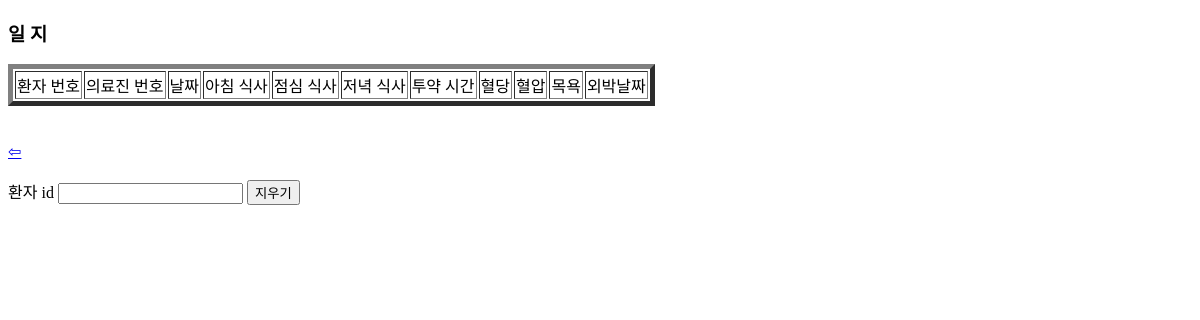
The app's page /view, older data.
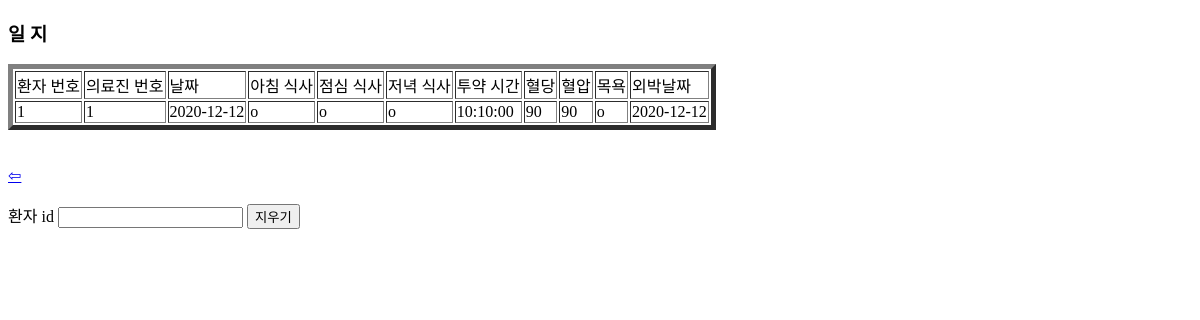
The same page, newer data.
### tables this page shows
CREATE TABLE care (
    p_id NUMBER(8),
    m_id INTEGER,
    dates DATE,
    breakfast CHAR(1),
    lunch CHAR(1),
    dinner CHAR(1),
    medicine TIME,
    blood_sugar VARCHAR(5),
    blood_pressure VARCHAR(5),
    bath char(1),
    overnight VARCHAR(12),
    FOREIGN KEY(p_id) REFERENCES patient(id),
    FOREIGN KEY(m_id) REFERENCES Medical_staff(id)
);

### hello.py (the view)
@app.route('/view')
def view():
        db = sqlite3.connect("hospital.db")
        db.row_factory = sqlite3.Row
        items = db.execute('select * from care'
        ).fetchall()
        return render_template("view.html",rows=items)

### templates/view.html (shortened to what this page needs)
<!DOCTYPE html>
 <html>
 <head>
 </head>
 <body>
 <h3>일 지</h3>
 <table border=5>
 <thead>
 <td>환자 번호</td>
 <td>의료진 번호</td>
 <td>날짜</td>
 <td>아침 식사</td>
 <td>점심 식사</td>
 <td>저녁 식사</td>
 <td>투약 시간</td>
 <td>혈당</td>
 <td>혈압</td>
 <td>목욕</td>
 <td>외박날짜</td>
 </thead>
 {% for row in rows %}
 <tr>
 <td>{{row["p_id"]}}</td>
 <td>{{row["m_id"]}}</td>
 <td>{{row["dates"]}}</td>
 <td>{{row["breakfast"]}}</td>
 <td>{{row["lunch"]}}</td>
 <td>{{row["dinner"]}}</td>
 <td>{{row["medicine"]}}</td>
 <td>{{row["blood_sugar"]}}</td>
 <td>{{row["blood_pressure"]}}</td>
 <td>{{row["bath"]}}</td>
 <td>{{row["overnight"]}}</td>
 </tr>
 {% endfor %}
 </table>
 <br><br>
 <a href="/">⇦</a><br><br>
 <form action="/delete" method="post">
 환자 id <input type="text" name="p_id">
 <input type="submit" value="지우기">
 </form>
 </body>
 </html>

Row changes from the older to the newer data that the page shows:
added care: p_id "1", m_id "1", dates "2020-12-12", breakfast "o", lunch "o", dinner "o", medicine "10:10:00", blood_sugar "90", blood_pressure "90", bath "o", overnight "2020-12-12"
